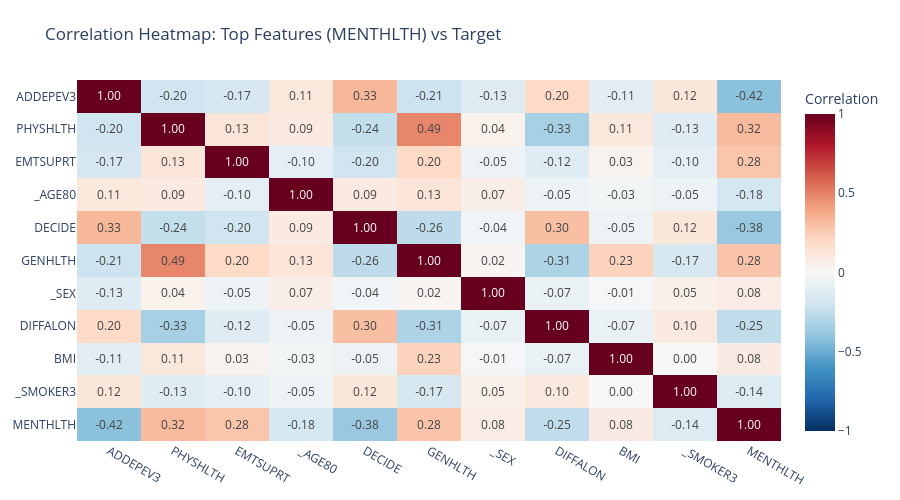

This figure's notebook cell:
### Code cell
# ============================================================
# 3.b Correlation Heatmap of Top Features [MENTHLTH] -- TOP 10
# ============================================================

top_features = MENTHLTH_top_features[:10]
corr_data = X[top_features].copy()
corr_data[target] = y.values
corr_matrix = corr_data.corr()

fig3b = px.imshow(
    corr_matrix,
    text_auto=".2f",
    aspect="auto",
    title=f"Correlation Heatmap: Top Features ({target}) vs Target",
    labels={"color": "Correlation", "variable": "", "y": ""},
    color_continuous_scale="RdBu_r",
    zmin=-1,
    zmax=1
)

# Make it responsive and take up full available space
fig3b.update_layout(
    autosize=False,          # Automatically size to container
    height=500,             # You can adjust this as needed
    width=None,             # Let it stretch horizontally
    font=dict(size=12),     # Slightly larger font for readability
    margin=dict(l=50, r=50, t=80, b=50)  # Reduce margins to maximize plot area
)

# Show with responsive config
fig3b.show(config={'responsive': True})

# Save HTML (still with responsive layout)
fig3b.write_html(
    f"plots/3-b_correlation_heatmap_{target}.html",
    include_plotlyjs='cdn',
    config={'responsive': True}
)

### Figure 1 — Plotly figure (JSON) as saved in the notebook; plotly's stock layout.template omitted (floating-point values rounded to 4 significant figures)
{"data": [{"coloraxis": "coloraxis", "hovertemplate": "x: %{x}<br>y: %{y}<br>Correlation: %{z}<extra></extra>", "name": "0", "texttemplate": "%{z:.2f}", "type": "heatmap", "x": ["ADDEPEV3", "PHYSHLTH", "EMTSUPRT", "_AGE80", "DECIDE", "GENHLTH", "_SEX", "DIFFALON", "BMI", "_SMOKER3", "MENTHLTH"], "xaxis": "x", "y": ["ADDEPEV3", "PHYSHLTH", "EMTSUPRT", "_AGE80", "DECIDE", "GENHLTH", "_SEX", "DIFFALON", "BMI", "_SMOKER3", "MENTHLTH"], "yaxis": "y", "z": [[1.0, -0.198, -0.1731, 0.1086, 0.3301, -0.2114, -0.1335, 0.1993, -0.1106, 0.119, -0.4151], [-0.198, 1.0, 0.1255, 0.09361, -0.2404, 0.4899, 0.04444, -0.3322, 0.1076, -0.1263, 0.3199], [-0.1731, 0.1255, 1.0, -0.0967, -0.201, 0.1996, -0.05248, -0.1217, 0.03353, -0.09546, 0.2795], [0.1086, 0.09361, -0.0967, 1.0, 0.09315, 0.1306, 0.06819, -0.05003, -0.02544, -0.05486, -0.1781], [0.3301, -0.2404, -0.201, 0.09315, 1.0, -0.2614, -0.03587, 0.3035, -0.05142, 0.1216, -0.3787], [-0.2114, 0.4899, 0.1996, 0.1306, -0.2614, 1.0, 0.02203, -0.312, 0.2254, -0.1698, 0.2846], [-0.1335, 0.04444, -0.05248, 0.06819, -0.03587, 0.02203, 1.0, -0.0691, -0.009038, 0.05317, 0.07987], [0.1993, -0.3322, -0.1217, -0.05003, 0.3035, -0.312, -0.0691, 1.0, -0.06932, 0.1015, -0.2512], [-0.1106, 0.1076, 0.03353, -0.02544, -0.05142, 0.2254, -0.009038, -0.06932, 1.0, 0.002816, 0.08304], [0.119, -0.1263, -0.09546, -0.05486, 0.1216, -0.1698, 0.05317, 0.1015, 0.002816, 1.0, -0.1358], [-0.4151, 0.3199, 0.2795, -0.1781, -0.3787, 0.2846, 0.07987, -0.2512, 0.08304, -0.1358, 1.0]]}], "layout": {"autosize": false, "coloraxis": {"cmax": 1, "cmin": -1, "colorbar": {"title": {"text": "Correlation"}}, "colorscale": [[0, "rgb(5,48,97)"], [0.1, "rgb(33,102,172)"], [0.2, "rgb(67,147,195)"], [0.3, "rgb(146,197,222)"], [0.4, "rgb(209,229,240)"], [0.5, "rgb(247,247,247)"], [0.6, "rgb(253,219,199)"], [0.7, "rgb(244,165,130)"], [0.8, "rgb(214,96,77)"], [0.9, "rgb(178,24,43)"], [1, "rgb(103,0,31)"]]}, "font": {"size": 12}, "height": 500, "margin": {"b": 50, "l": 50, "r": 50, "t": 80}, "title": {"text": "Correlation Heatmap: Top Features (MENTHLTH) vs Target"}, "xaxis": {"anchor": "y", "domain": [0, 1]}, "yaxis": {"anchor": "x", "autorange": "reversed", "domain": [0, 1]}}}
